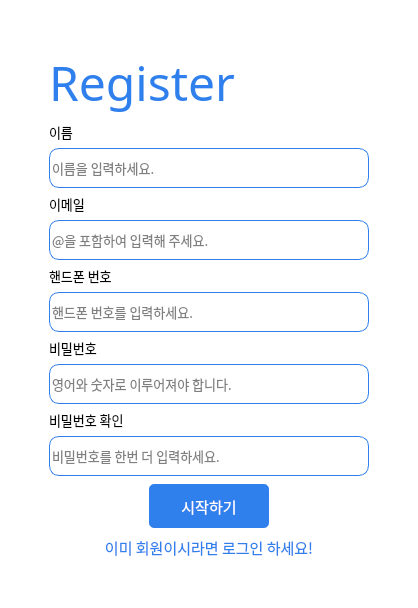
      <widget class="QWidget" name="register_page">
       <property name="styleSheet">
        <string notr="true">background-color: rgb(255, 255, 255);</string>
       </property>
       <layout class="QVBoxLayout" name="verticalLayout_6">
        <property name="leftMargin">
         <number>0</number>
        </property>
        <property name="topMargin">
         <number>0</number>
        </property>
        <property name="rightMargin">
         <number>0</number>
        </property>
        <property name="bottomMargin">
         <number>0</number>
        </property>
        <item>
         <layout class="QHBoxLayout" name="horizontalLayout_4">
          <item>
           <spacer name="horizontalSpacer_3">
            <property name="orientation">
             <enum>Qt::Horizontal</enum>
            </property>
            <property name="sizeHint" stdset="0">
             <size>
              <width>40</width>
              <height>20</height>
             </size>
            </property>
           </spacer>
          </item>
          <item>
           <widget class="QWidget" name="register_main_widget" native="true">
            <property name="minimumSize">
             <size>
              <width>338</width>
              <height>0</height>
             </size>
            </property>
            <layout class="QVBoxLayout" name="verticalLayout_4">
             <item>
              <spacer name="verticalSpacer_3">
               <property name="orientation">
                <enum>Qt::Vertical</enum>
               </property>
               <property name="sizeHint" stdset="0">
                <size>
                 <width>20</width>
                 <height>40</height>
                </size>
               </property>
              </spacer>
             </item>
             <item>
              <widget class="QFrame" name="register_main_frame">
               <property name="minimumSize">
                <size>
                 <width>0</width>
                 <height>292</height>
                </size>
               </property>
               <property name="frameShape">
                <enum>QFrame::NoFrame</enum>
               </property>
               <property name="frameShadow">
                <enum>QFrame::Raised</enum>
               </property>
               <layout class="QVBoxLayout" name="verticalLayout_5">
                <property name="leftMargin">
                 <number>0</number>
                </property>
                <property name="topMargin">
                 <number>0</number>
                </property>
                <property name="rightMargin">
                 <number>0</number>
                </property>
                <property name="bottomMargin">
                 <number>0</number>
                </property>
                <item>
                 <widget class="QLabel" name="register_title_lab">
                  <property name="minimumSize">
                   <size>
                    <width>0</width>
                    <height>67</height>
                   </size>
                  </property>
                  <property name="font">
                   <font>
                    <family>나눔스퀘어 네오 Bold</family>
                    <pointsize>36</pointsize>
                   </font>
                  </property>
                  <property name="styleSheet">
                   <string notr="true">color: rgb(47, 128, 237);</string>
                  </property>
                  <property name="text">
                   <string>Register</string>
                  </property>
                  <property name="alignment">
                   <set>Qt::AlignLeading|Qt::AlignLeft|Qt::AlignTop</set>
                  </property>
                 </widget>
                </item>
                <item>
                 <widget class="QLabel" name="register_name_lab">
                  <property name="font">
                   <font>
                    <family>나눔스퀘어 네오 Regular</family>
                    <pointsize>10</pointsize>
                   </font>
                  </property>
                  <property name="text">
                   <string>이름</string>
                  </property>
                 </widget>
                </item>
                <item>
                 <widget class="QLineEdit" name="register_name_lineedit">
                  <property name="minimumSize">
                   <size>
                    <width>0</width>
                    <height>40</height>
                   </size>
                  </property>
                  <property name="font">
                   <font>
                    <family>나눔스퀘어 네오 Regular</family>
                    <pointsize>10</pointsize>
                   </font>
                  </property>
                  <property name="styleSheet">
                   <string notr="true">border: 1px solid #2F80ED;
border-radius: 10px;</string>
                  </property>
                  <property name="placeholderText">
                   <string>이름을 입력하세요.</string>
                  </property>
                 </widget>
                </item>
                <item>
                 <widget class="QLabel" name="register_email_lab">
                  <property name="font">
                   <font>
                    <family>나눔스퀘어 네오 Regular</family>
                    <pointsize>10</pointsize>
                   </font>
                  </property>
                  <property name="text">
                   <string>이메일</string>
                  </property>
                 </widget>
                </item>
                <item>
                 <widget class="QLineEdit" name="register_email_lineedit">
                  <property name="minimumSize">
                   <size>
                    <width>0</width>
                    <height>40</height>
                   </size>
                  </property>
                  <property name="font">
                   <font>
                    <family>나눔스퀘어 네오 Regular</family>
                    <pointsize>10</pointsize>
                   </font>
                  </property>
                  <property name="styleSheet">
                   <string notr="true">border: 1px solid #2F80ED;
border-radius: 10px;</string>
                  </property>
                  <property name="placeholderText">
                   <string>@을 포함하여 입력해 주세요.</string>
                  </property>
                 </widget>
                </item>
                <item>
                 <widget class="QLabel" name="register_cellphone_num_lab">
                  <property name="font">
                   <font>
                    <family>나눔스퀘어 네오 Regular</family>
                    <pointsize>10</pointsize>
                   </font>
                  </property>
                  <property name="text">
                   <string>핸드폰 번호</string>
                  </property>
                 </widget>
                </item>
                <item>
                 <widget class="QLineEdit" name="register_cellphone_num_lineedit">
                  <property name="minimumSize">
                   <size>
                    <width>0</width>
                    <height>40</height>
                   </size>
                  </property>
                  <property name="font">
                   <font>
                    <family>나눔스퀘어 네오 Regular</family>
                    <pointsize>10</pointsize>
                   </font>
                  </property>
                  <property name="styleSheet">
                   <string notr="true">border: 1px solid #2F80ED;
border-radius: 10px;</string>
                  </property>
                  <property name="placeholderText">
                   <string>핸드폰 번호를 입력하세요.</string>
                  </property>
                 </widget>
                </item>
                <item>
                 <widget class="QLabel" name="register_password_lab">
                  <property name="font">
                   <font>
                    <family>나눔스퀘어 네오 Regular</family>
                    <pointsize>10</pointsize>
                   </font>
                  </property>
                  <property name="text">
                   <string>비밀번호</string>
                  </property>
                 </widget>
                </item>
                <item>
                 <widget class="QLineEdit" name="register_password_lineedit">
                  <property name="minimumSize">
                   <size>
                    <width>0</width>
                    <height>40</height>
                   </size>
                  </property>
                  <property name="font">
                   <font>
                    <family>나눔스퀘어 네오 Regular</family>
                    <pointsize>10</pointsize>
                   </font>
                  </property>
                  <property name="styleSheet">
                   <string notr="true">border: 1px solid #2F80ED;
border-radius: 10px;</string>
                  </property>
                  <property name="placeholderText">
                   <string>영어와 숫자로 이루어져야 합니다.</string>
                  </property>
                 </widget>
                </item>
                <item>
                 <widget class="QLabel" name="register_password_recheck_lab">
                  <property name="font">
                   <font>
                    <family>나눔스퀘어 네오 Regular</family>
                    <pointsize>10</pointsize>
                   </font>
                  </property>
                  <property name="text">
                   <string>비밀번호 확인</string>
                  </property>
                 </widget>
                </item>
                <item>
                 <widget class="QLineEdit" name="register_password_recheck_lineedit">
                  <property name="minimumSize">
                   <size>
                    <width>0</width>
                    <height>40</height>
                   </size>
                  </property>
                  <property name="font">
                   <font>
                    <family>나눔스퀘어 네오 Regular</family>
                    <pointsize>10</pointsize>
                   </font>
                  </property>
                  <property name="styleSheet">
                   <string notr="true">border: 1px solid #2F80ED;
border-radius: 10px;</string>
                  </property>
                  <property name="placeholderText">
                   <string>비밀번호를 한번 더 입력하세요.</string>
                  </property>
                 </widget>
                </item>
               </layout>
              </widget>
             </item>
             <item>
              <layout class="QHBoxLayout" name="horizontalLayout_5">
               <item>
                <widget class="QPushButton" name="register_admit_btn">
                 <property name="minimumSize">
                  <size>
                   <width>124</width>
                   <height>48</height>
                  </size>
                 </property>
                 <property name="maximumSize">
                  <size>
                   <width>124</width>
                   <height>48</height>
                  </size>
                 </property>
                 <property name="font">
                  <font>
                   <family>나눔스퀘어 네오 Bold</family>
                   <pointsize>11</pointsize>
                  </font>
                 </property>
                 <property name="styleSheet">
                  <string notr="true">background-color: rgb(47, 128, 237);
color: rgb(255, 255, 255);
border: 2px solid white;
border-radius: 7px;</string>
                 </property>
                 <property name="text">
                  <string>시작하기</string>
                 </property>
                </widget>
               </item>
              </layout>
             </item>
             <item>
              <widget class="QLabel" name="register_login_lab">
               <property name="font">
                <font>
                 <family>나눔스퀘어 네오 Bold</family>
                 <pointsize>11</pointsize>
                </font>
               </property>
               <property name="styleSheet">
                <string notr="true">color: rgb(47, 128, 237);</string>
               </property>
               <property name="text">
                <string>이미 회원이시라면 로그인 하세요!</string>
               </property>
               <property name="alignment">
                <set>Qt::AlignCenter</set>
               </property>
              </widget>
             </item>
             <item>
              <spacer name="verticalSpacer_4">
               <property name="orientation">
                <enum>Qt::Vertical</enum>
               </property>
               <property name="sizeHint" stdset="0">
                <size>
                 <width>20</width>
                 <height>40</height>
                </size>
               </property>
              </spacer>
             </item>
            </layout>
           </widget>
          </item>
          <item>
           <spacer name="horizontalSpacer_4">
            <property name="orientation">
             <enum>Qt::Horizontal</enum>
            </property>
            <property name="sizeHint" stdset="0">
             <size>
              <width>40</width>
              <height>20</height>
             </size>
            </property>
           </spacer>
          </item>
         </layout>
        </item>
       </layout>
      </widget>
